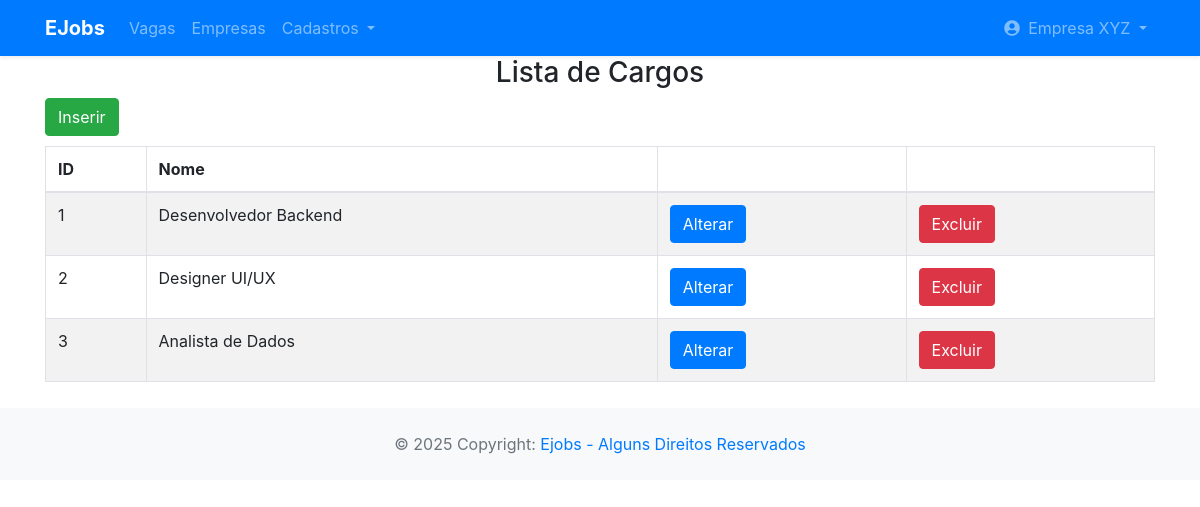
Page /app/controller/CargoController.php?action=list (signed in) on the committed database.
### tables this page shows
CREATE TABLE cargos (
    id INT PRIMARY KEY AUTO_INCREMENT,
    nome VARCHAR(255)
);

### app/controller/CargoController.php (called while the page is built, shortened)
<?php
include_once(__DIR__ . "/../dao/CargoDAO.php");
class CargoController extends Controller {
    private CargoDAO $cargoDao;
    public function __construct() {
        $this->cargoDao = new CargoDAO();
        $this->handleAction();
    }
    protected function list(string $msgErro = "", string $msgSucesso = "") {
        $cargos = $this->cargoDao->list();
        $dados["lista"] = $cargos;
        $this->loadView("cargo/cargo_list.php", $dados,  $msgErro, $msgSucesso);
    }
}
new CargoController();

### app/model/Cargo.php (called while the page is built)
<?php
class Cargo {
    private ?int $id;
    private ?string $nome;
    public function getId(): ?int
    {
        return $this->id;
    }
    public function setId(?int $id): self
    {
        $this->id = $id;
        return $this;
    }
    public function getNome(): ?string
    {
        return $this->nome;
    }
    public function setNome(?string $nome): self
    {
        $this->nome = $nome;
        return $this;
    }
}

### app/dao/CargoDAO.php (called while the page is built, shortened)
<?php
include_once(__DIR__ . "/../model/Cargo.php");
class CargoDAO {
    public function list() {
        $conn = Connection::getConn();
        $sql = "SELECT * FROM cargos";
        $stm = $conn->prepare($sql);
        $stm->execute();
        $result = $stm->fetchAll();
        return $this->mapCargos($result);
    }
    private function mapCargos($result) {
        $cargos = array();
        foreach ($result as $dado) {
            $cargo = new Cargo();
            $cargo->setId($dado['id']);
            $cargo->setNome($dado['nome']);
            array_push($cargos, $cargo);
        }
        return $cargos;
    }
}

### app/view/cargo/cargo_list.php (the view, shortened to what this page needs)
<?php
require_once(__DIR__ . "/../include/header.php");
require_once(__DIR__ . "/../include/menu.php");
?>
<h3 class="text-center">Lista de Cargos</h3>
<div class="container">
    <div class="row">
        <div class="col-3">
            <a class="btn btn-success"
                href="<?= BASEURL ?>/controller/CargoController.php?action=create">
                Inserir</a>
        </div>
        <div class="col-9">
        </div>
    </div>
    <div class="row" style="margin-top: 10px;">
        <div class="col-12">
            <table id="tabUsuarios" class='table table-striped table-bordered'>
                <thead>
                    <tr>
                        <th>ID</th>
                        <th>Nome</th>
                        <th></th>
                        <th></th>
                    </tr>
                </thead>
                <tbody>
                    <?php foreach($dados['lista'] as $cargo): ?>
                        <tr>
                            <td><?php echo $cargo->getId(); ?></td>
                            <td><?= $cargo->getNome(); ?></td>
                            <td><a class="btn btn-primary"
                                href="<?= BASEURL ?>/controller/CargoController.php?action=edit&id=<?= $cargo->getId() ?>">
                                Alterar</a>
                            </td>
                            <td><a class="btn btn-danger"
                                onclick="return confirm('Confirma a exclusão do Cargo?');"
                                href="<?= BASEURL ?>/controller/CargoController.php?action=delete&id=<?= $cargo->getId() ?>">
                                Excluir</a>
                            </td>
                        </tr>
                    <?php endforeach; ?>
                </tbody>
            </table>
        </div>
    </div>
</div>
<?php
require_once(__DIR__ . "/../include/footer.php");
?>

### rows in the picture
cargos: id "1", nome "Desenvolvedor Backend"
cargos: id "2", nome "Designer UI/UX"
cargos: id "3", nome "Analista de Dados"

### other values in the picture
$nome "Empresa XYZ"
